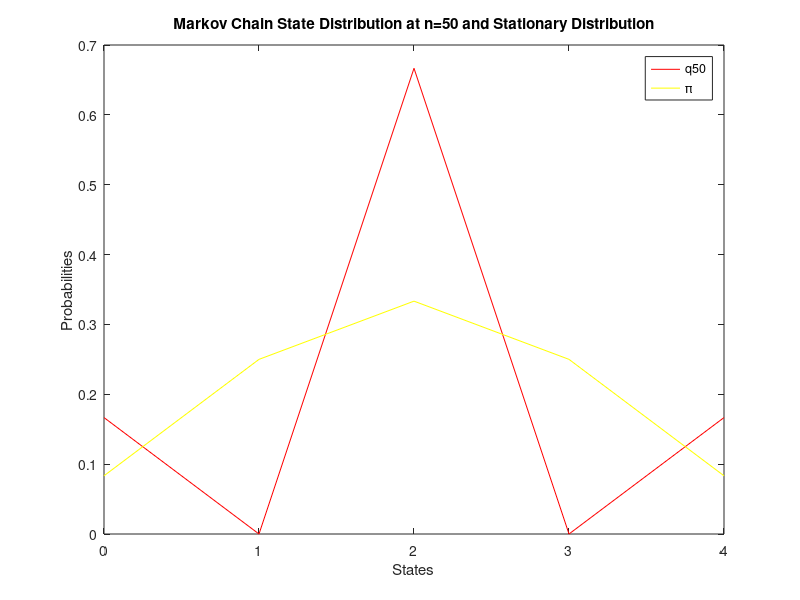

This figure's MATLAB source: (Note: this script raises an error after producing the figure.)
%% Problem 1: Grid Markov Chain 1
clear;
clc;
%Part A
S = 0:4;

p = [0 1 0 0 0;
    1/3 0 2/3 0 0;
    0 0.5 0 0.5 0;
    0 0 2/3 0 1/3;
    0 0 0 1 0];

%Part B

[V,D] = eig(p');

%The fourth column of D had the eigval of 1
Pi_vec = real(V(:,4)'/sum(V(:,4))); 

%Part D

q_0 = [0 0 1 0 0];

q_50 = q_0 * (p^50);

figure();
plot(S,q_50,'r', 'DisplayName','q{50}');
hold on;
plot(S, Pi_vec, '-y', 'DisplayName','\pi');
xlabel('States');
ylabel('Probabilities');
title('Markov Chain State Distribution at n=50 and Stationary Distribution');
legend('Location', 'best');

%% Problem 3: Galton-Watson Process
clear;
clc;

%Part A
p_extinct_half = 1;

%Part B
p_extinct_one = 1; %For both A and B mu is leq 1 thus prob of extinct = 1

%Part C
p_extinct_two = fzero(@(x) x - exp(2*(x-1)), 0.5);

%% Problem 4: Galton-Watson Process (Binary)
clear;
clc;

%Part B

a = 0.49;
num_avalanches = 1000;
max_gen = 200;
extinct_count = 0;

for i = 1:num_avalanches
    X = 1; % Start with 1 particle (Generation 0)
    for g = 1:max_gen
        if X == 0
            extinct_count = extinct_count + 1;
            break;
        end
        % Each of the X particles has a 1-a chance to have 2 kids
        Z = binornd(X, 1-a); 
        X = 2 * Z;
    end
end

p_extinct = a/(1-a);

%% Problem 5: Exponential Distribution
clear;
clc;

%Part B
syms t
lambda_A = 2; %rates
lambda_B = 3;

%using erlang distribution
F_A = 1 - exp(-lambda_A*t) - (lambda_A*t)*exp(-lambda_A*t);
F_B = 1 - exp(-lambda_B*t) - (lambda_B*t)*exp(-lambda_B*t);

%calculated as hours, but converted to minutes
expected_hours = int(1 - F_A * F_B, t, 0, inf);
expected_minutes = double(expected_hours * 60);
